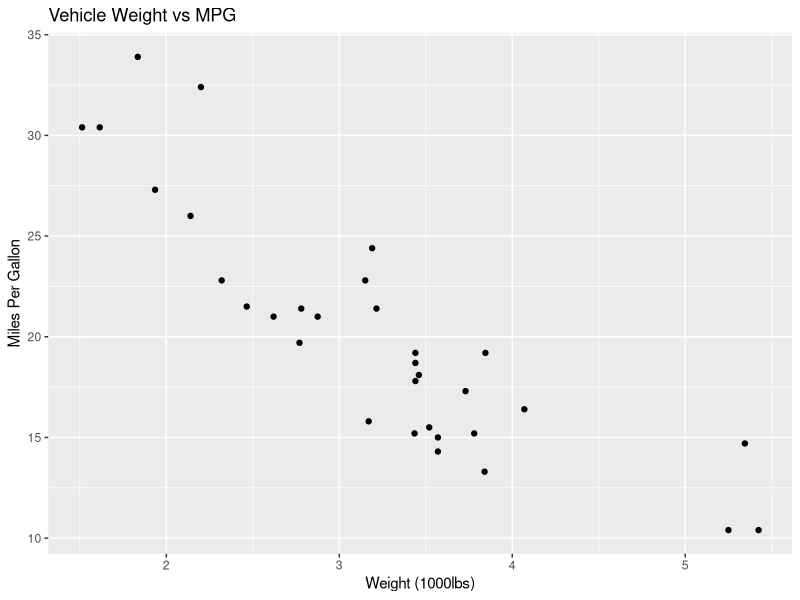
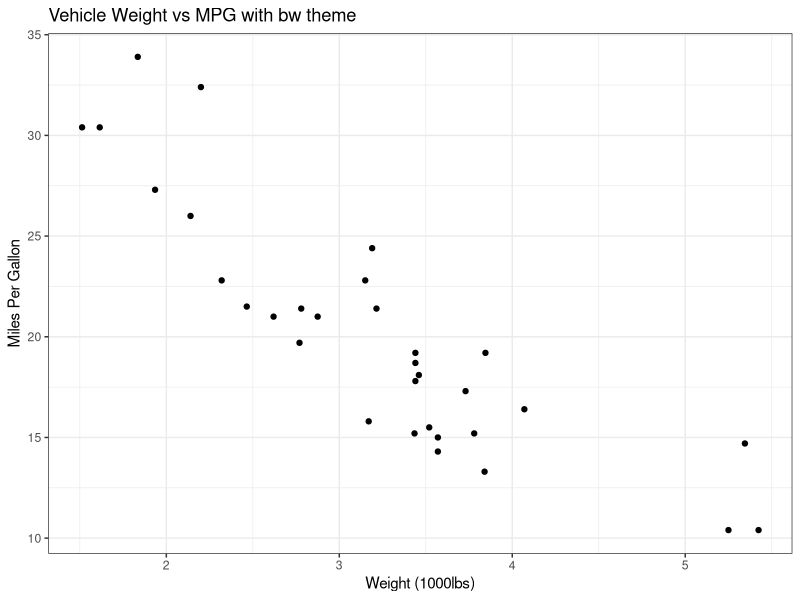
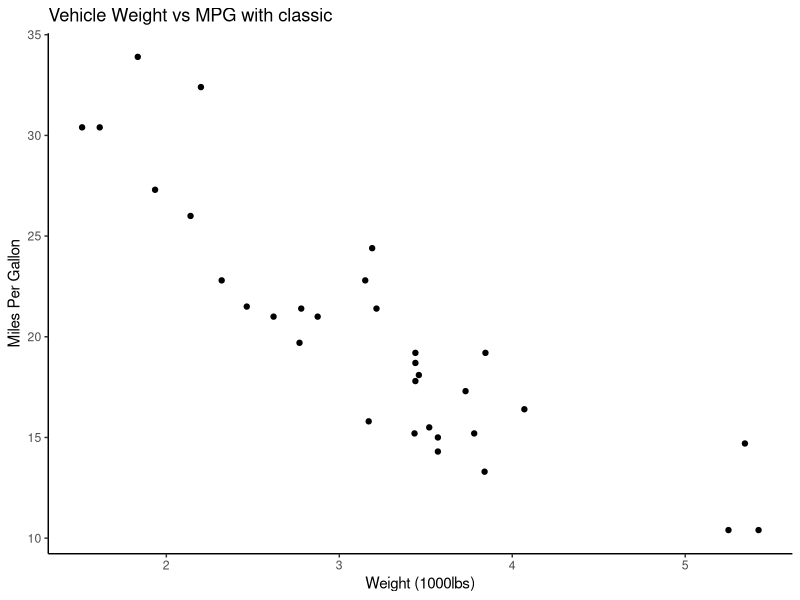
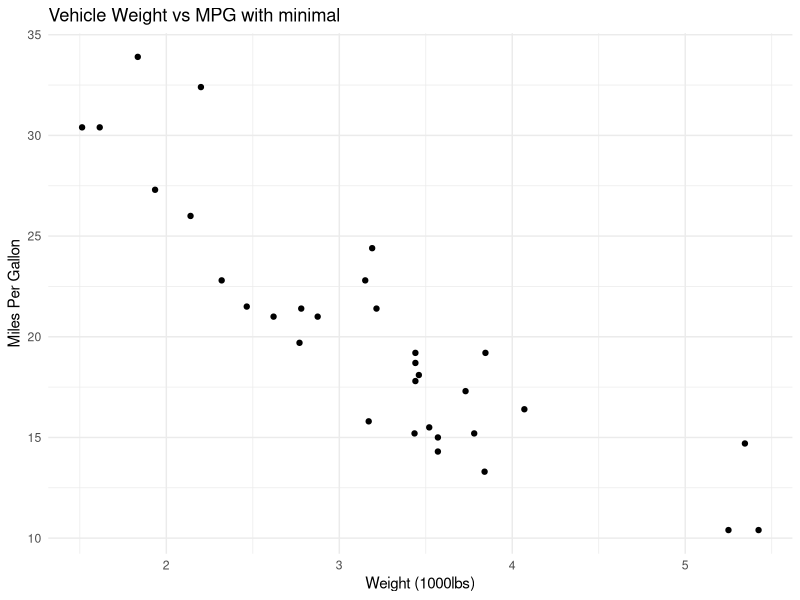
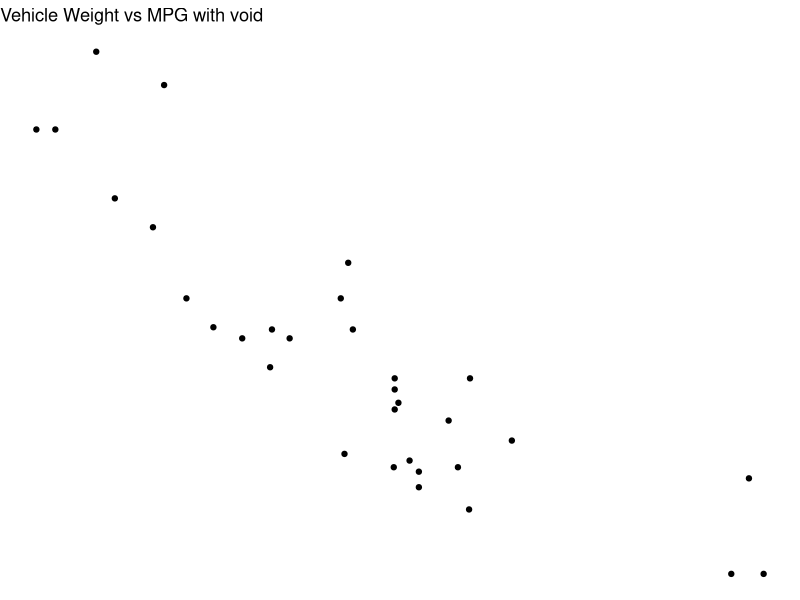
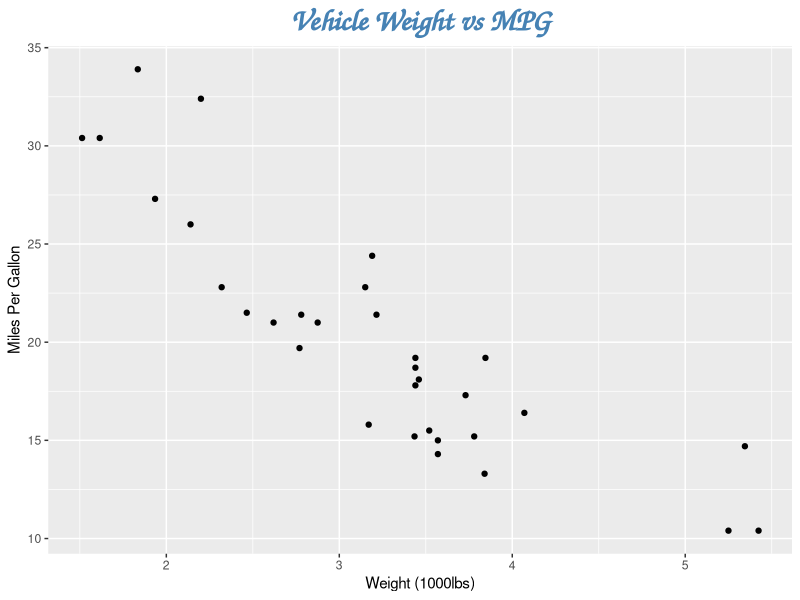
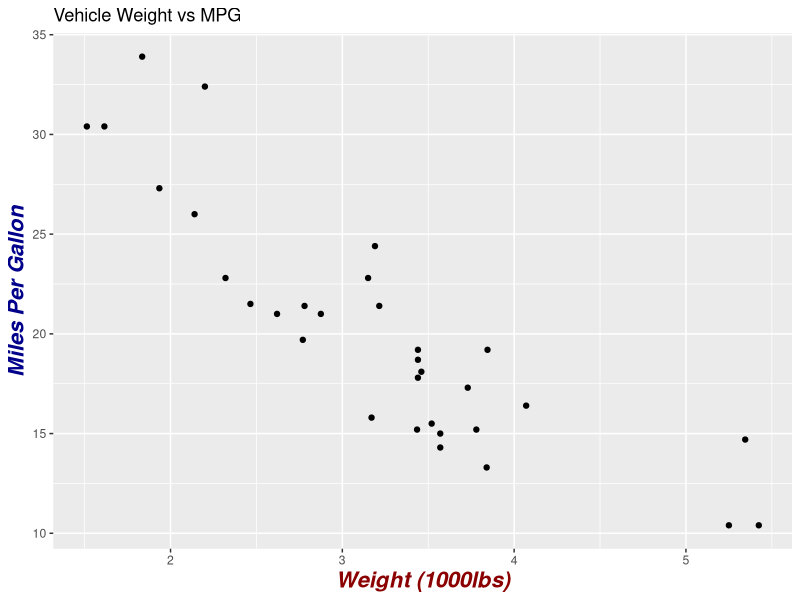
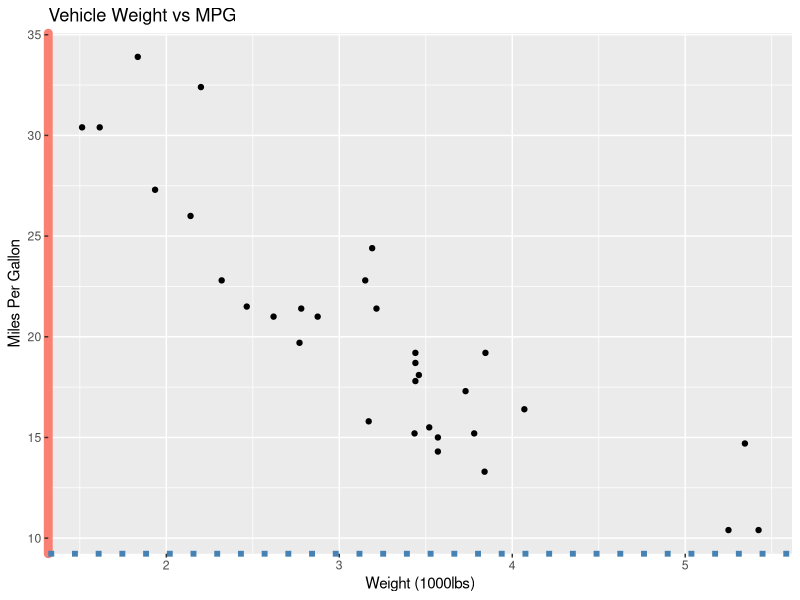

Reproduce these figures in R, in order.
## ---- chunk 1
#| label: Load Libraries
#| message: false
#| warning: false
#| include: false
library(tidyverse)
## ---- chunk 2
#| label: Basic Visual with ggplot
#| echo: true
#| message: false
#| warning: false
p <- ggplot(mtcars, aes(wt, mpg)) +
  geom_point() +
  ggtitle("Vehicle Weight vs MPG") +
  xlab("Weight (1000lbs)") +
  ylab("Miles Per Gallon")

p
## ---- chunk 3
#| label: Black & White Theme - ggplot
#| echo: true
#| message: false
#| warning: false
p +
  ggtitle("Vehicle Weight vs MPG with bw theme") + 
  theme_bw()
## ---- chunk 4
#| label: Classic Theme - ggplot
#| echo: true
#| message: false
#| warning: false
p +
  ggtitle("Vehicle Weight vs MPG with classic") + 
  theme_classic()
## ---- chunk 5
#| label: Minimal Theme - ggplot
#| echo: true
#| message: false
#| warning: false
p +
  ggtitle("Vehicle Weight vs MPG with minimal") + 
  theme_minimal()
## ---- chunk 6
#| label: Void Theme - ggplot
#| echo: true
#| message: false
#| warning: false
p +
  ggtitle("Vehicle Weight vs MPG with void") + 
  theme_void()
## ---- chunk 7
#| label: Custom Themes - Titles
#| echo: true
#| message: false
#| warning: false
p + theme(plot.title = 
            element_text(colour = "steelblue",
                         family = "Comic Sans Ms",
                         face = "bold",
                         hjust = 0.5,
                         size = rel(2))) # 2X as big as other text
## ---- chunk 8
#| label: Custom Themes - Axes
#| echo: true
#| message: false
#| warning: false
p + theme(axis.title.x = 
            element_text(face = "bold.italic",
                         color = "darkred",
                         size = 16),
          axis.title.y = 
            element_text(face = "bold.italic",
                         color = "darkblue",
                         size = 16))
## ---- chunk 9
#| label: Custom Themes - Lines
#| echo: true
#| message: false
#| warning: false
p + theme(axis.line.x = 
            element_line(size = 2,
                         color = "steelblue",
                         linetype = "dotted"),
          axis.line.y = 
            element_line(size = 3,
                         color = "salmon",
                         lineend = "round"))
## ---- chunk 10
#| label: Custom Themes - Ticks
#| echo: true
#| message: false
#| warning: false
p + theme(axis.ticks = 
            element_line(size = 3,
                         colour = "hotpink"))

p + 
  theme(plot.background = # or panel.background
          element_rect(fill = "lightblue",
                       colour = "white",
                       size = 4))
## ---- chunk 11
#| label: Custom Themes - Axis Text
#| echo: true
#| message: false
#| warning: false
starwars %>% 
  filter(!is.na(homeworld), mass < 200) %>% 
  ggplot(aes(homeworld, mass, fill = homeworld)) +
  geom_boxplot() +
  theme_bw() +
  theme(
    axis.text.x = element_text(angle = 45, hjust = 1),
    legend.position = "none") +
  labs(
    title = ("Mass Distribution by Homeworld"),
    x = "",
    y = "Mass"
  )
  
